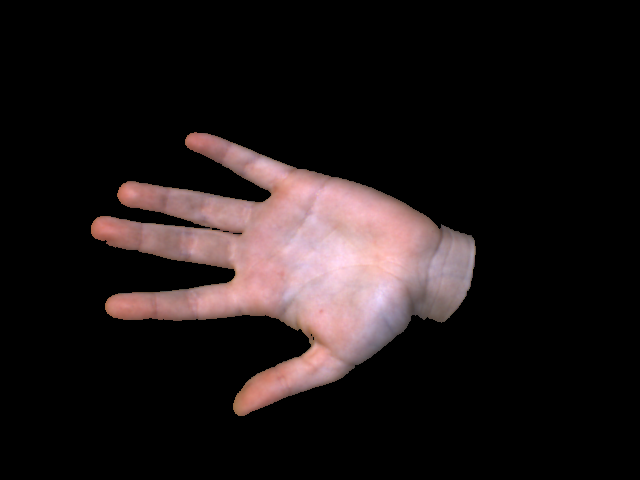
#> input picture Spring2021/hand_1.png, 640 x 480 px
$ jupyter execute AlexConvexHull.ipynb
#> lines starting #> are read from the running program, lines starting #| are printed output that depends on the picture; after the words box and inside, x2 and y2 are one past the last pixel; in counts of white or black regions, pixels touching at a corner belong together
[cell 1]
#code obtained from https://medium.com/analytics-vidhya/hand-detection-and-finger-counting-using-opencv-python-5b594704eb08
import cv2
import numpy
from matplotlib import pyplot as plt

img = cv2.imread("hand_1.png")
#> img is the input picture: shape (480, 640, 3); mean B, G, R 24.3, 24, 31.3


hsvim = cv2.cvtColor(img, cv2.COLOR_BGR2HSV)
#> hsvim: shape (480, 640, 3); mean H, S, V 15.5, 10.5, 31.3
lower = numpy.array([0, 48, 80], dtype = "uint8")
upper = numpy.array([20, 255, 255], dtype = "uint8")
skinRegionHSV = cv2.inRange(hsvim, lower, upper)
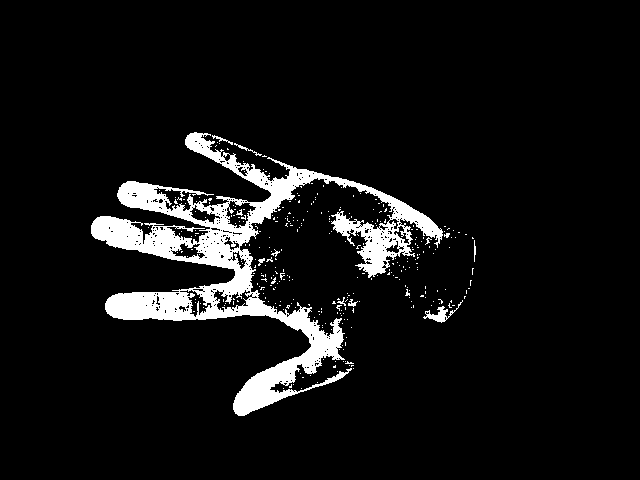
#> skinRegionHSV: shape (480, 640); 7.3% white; 324 white regions (313 under 20 px), largest, box (x1, y1, x2, y2) and area: (91, 132, 443, 416) 21043, (423, 300, 463, 323) 231, (234, 143, 262, 156) 57
blurred = cv2.blur(skinRegionHSV, (2,2))
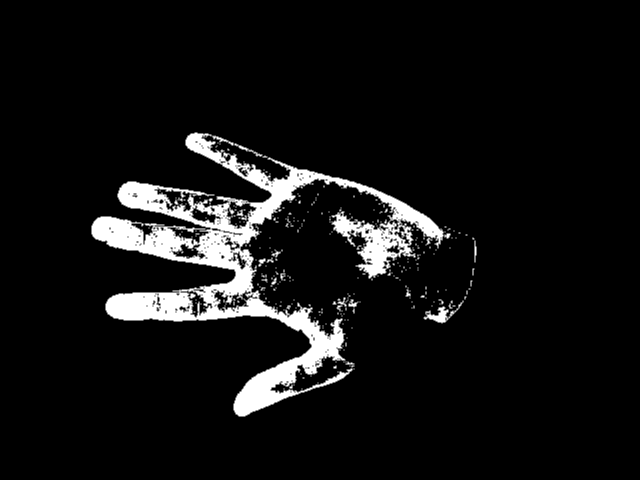
#> blurred: shape (480, 640); min 0, max 255, mean 18.5
ret,thresh = cv2.threshold(blurred,0,255,cv2.THRESH_BINARY)
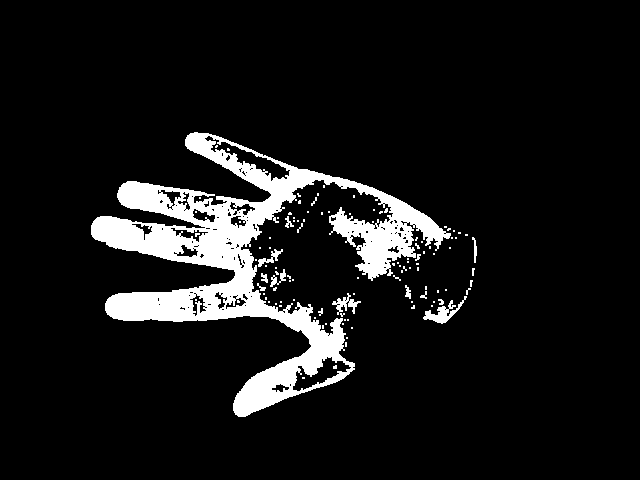
#> thresh: shape (480, 640); 9.1% white; 110 white regions (94 under 20 px)


cv2.imwrite("thresh.jpg", thresh)
contours, hierarchy = cv2.findContours(thresh, cv2.RETR_TREE, cv2.CHAIN_APPROX_SIMPLE)
#> contours = 245 contours, 215 with area under 20; largest, box (x1, y1, x2, y2) and area: (91, 132, 451, 417) 27970, (204, 135, 291, 182) 993, (292, 356, 352, 392) 875, (423, 296, 467, 324) 302, (170, 227, 209, 243) 224
contours = max(contours, key=lambda x: cv2.contourArea(x))
#> contours = contour of 1641 points, box (x1, y1, x2, y2) (91, 132, 451, 417), area 27970
cv2.drawContours(img, [contours], -1, (255,255,0), 2)
cv2.imwrite("contours.jpg", img)
hull = cv2.convexHull(contours)
#> hull = contour of 29 points, box (x1, y1, x2, y2) (91, 132, 451, 417), area 65424
cv2.drawContours(img, [hull], -1, (0,255,255), 2)
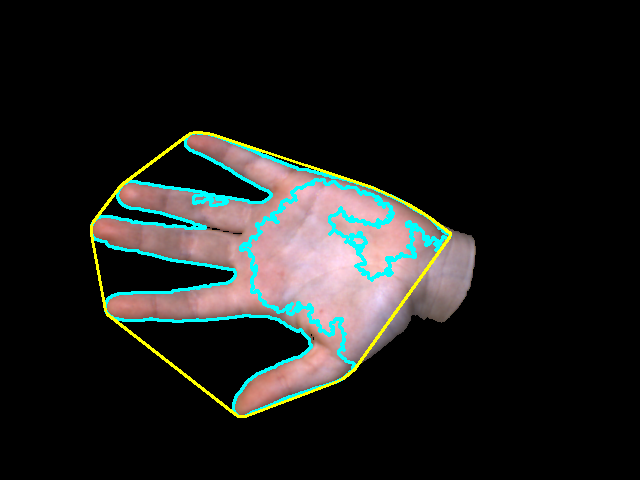
#> img: shape (480, 640, 3); mean B, G, R 28.2, 30.3, 29.6
cv2.imwrite("hull.jpg", img)
hull = cv2.convexHull(contours, returnPoints = False)
#> hull = 29 values, max 1640 at index 0, min 0 at index 28, mean 830.3
defects = cv2.convexityDefects(contours, hull)
#> defects = 25 rows, first 6: [0, 2, 1, 186], [2, 4, 3, 142], [4, 166, 78, 25395], [166, 170, 168, 181], [170, 262, 225, 23709], [262, 266, 263, 114]

if defects is not None:
    cnt = 0

for i in range(defects.shape[0]):
    s,e,f,d = defects[i][0]
    start = tuple(contours[s][0])
    end = tuple(contours[e][0])
    far = tuple(contours[f][0])
    a = numpy.sqrt((end[0] - start[0]) ** 2 + (end[1] - start[1]) ** 2)
    b = numpy.sqrt((far[0] - start[0]) ** 2 + (far[1] - start[1]) ** 2)
    c = numpy.sqrt((end[0] - far[0]) ** 2 + (end[1] - far[1]) ** 2)
    angle = numpy.arccos((b ** 2 + c **2 - a ** 2) / (2 * b * c))
    if angle <= numpy.pi / 2:
        cnt = cnt + 1
        cv2.circle(img, far, 4, [0,0,255], -1)
#> this loop made 25 passes
#> (s, e, f, d, start, end, far, a) on passes 1 to 10: (0, 2, 1, 186, (194, 132), (190, 133), (193, 133), 4.12), (2, 4, 3, 142, (190, 133), (187, 135), (188, 135), 3.61), (4, 166, 78, 25395, (187, 135), (123, 183), (267, 199), 80), (166, 170, 168, 181, (123, 183), (119, 187), (121, 186), 5.66), (170, 262, 225, 23709, (119, 187), (93, 221), (205, 227), 42.8), (262, 266, 263, 114, (93, 221), (91, 225), (93, 222), 4.47), (267, 375, 330, 34492, (91, 234), (105, 310), (235, 272), 77.28), (375, 379, 376, 114, (105, 310), (107, 314), (106, 311), 4.47), (379, 501, 434, 27392, (107, 314), (235, 414), (300, 329), 162.4), (501, 503, 502, 142, (235, 414), (238, 416), (236, 414), 3.61)
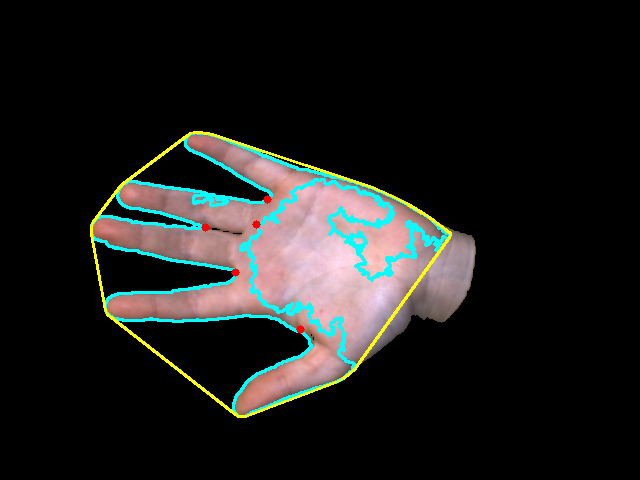
#> img: shape (480, 640, 3); 0.08% of pixels changed, all inside (x1, y1, x2, y2) = (201, 195, 305, 334)
#> after the loop, cnt = 5
if cnt > 0:
    cnt  = cnt + 1
#> cnt = 6
cv2.putText(img, str(cnt), (0,50), cv2.FONT_HERSHEY_SIMPLEX,1,(255,0,0), 2, cv2.LINE_AA)
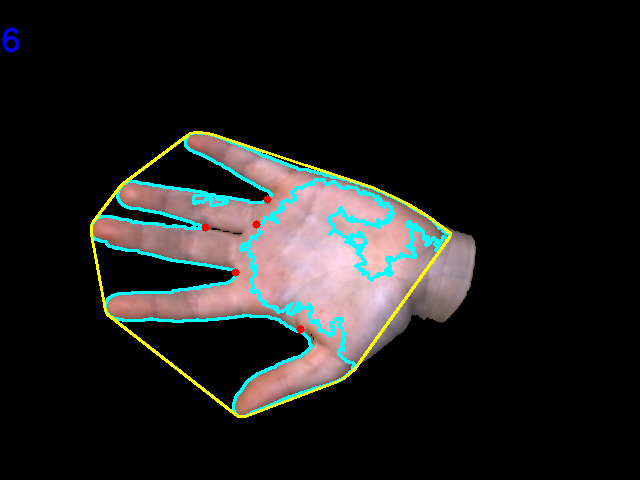
#> img: shape (480, 640, 3); 0.1% of pixels changed, all inside (x1, y1, x2, y2) = (2, 27, 20, 53)

cv2.imwrite("final_result.jpg", img)

imgplot = plt.imshow(img)

$ run again, with Spring2021/hand_11.png copied over Spring2021/hand_1.png
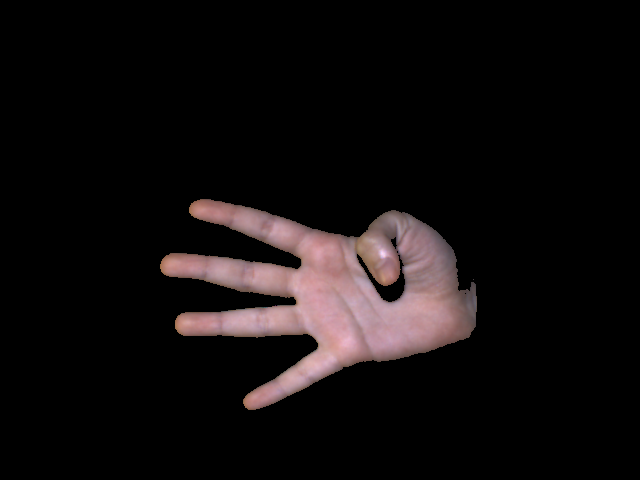
#> input picture Spring2021/hand_11.png, 640 x 480 px
#> img is the input picture: shape (480, 640, 3); mean B, G, R 14.2, 13.9, 17.9
#> hsvim: shape (480, 640, 3); mean H, S, V 12.4, 6.4, 17.9
#> skinRegionHSV: shape (480, 640); 3.4% white; 286 white regions (269 under 20 px), largest, box (x1, y1, x2, y2) and area: (160, 199, 319, 309) 3170, (243, 271, 475, 410) 2795, (352, 210, 406, 286) 1398
#> thresh: shape (480, 640); 4.8% white; 100 white regions (83 under 20 px)
#> `contours, hierarchy = cv2.findContours(thresh, cv2.RETR_TREE, cv2.CHAI..`: contours = 154 contours, 138 with area under 20; largest, box (x1, y1, x2, y2) and area: (160, 199, 407, 310) 9541, (175, 271, 476, 411) 6750, (212, 209, 347, 276) 2582, (255, 351, 341, 407) 1344, (368, 236, 398, 275) 517
#> `contours = max(contours, key=lambda x: cv2.contourArea(x))`: contours = contour of 868 points, box (x1, y1, x2, y2) (160, 199, 407, 310), area 9541
#> `hull = cv2.convexHull(contours)`: hull = contour of 23 points, box (x1, y1, x2, y2) (160, 199, 407, 310), area 21864
#> `hull = cv2.convexHull(contours, returnPoints = False)`: hull = 23 values, max 867 at index 0, min 0 at index 22, mean 465.4
#> defects = 19 rows, first 6: [0, 4, 1, 162], [4, 6, 5, 142], [6, 320, 94, 32305], [320, 322, 321, 114], [322, 324, 323, 162], [325, 327, 326, 162]
#> the loop `for i in range(defects.shape[0]):` made 19 passes
#> (s, e, f, d, start, end, far, a) on passes 1 to 7: (0, 4, 1, 162, (200, 199), (194, 201), (199, 200), 6.32), (4, 6, 5, 142, (194, 201), (191, 203), (192, 203), 3.61), (6, 320, 94, 32305, (191, 203), (162, 259), (301, 265), 63.06), (320, 322, 321, 114, (162, 259), (161, 261), (162, 260), 2.24), (322, 324, 323, 162, (161, 261), (160, 264), (161, 263), 3.16), (325, 327, 326, 162, (160, 269), (161, 272), (161, 270), 3.16), (328, 330, 329, 114, (164, 275), (166, 276), (165, 275), 2.24)
#> after the loop `for i in range(defects.shape[0]):`:
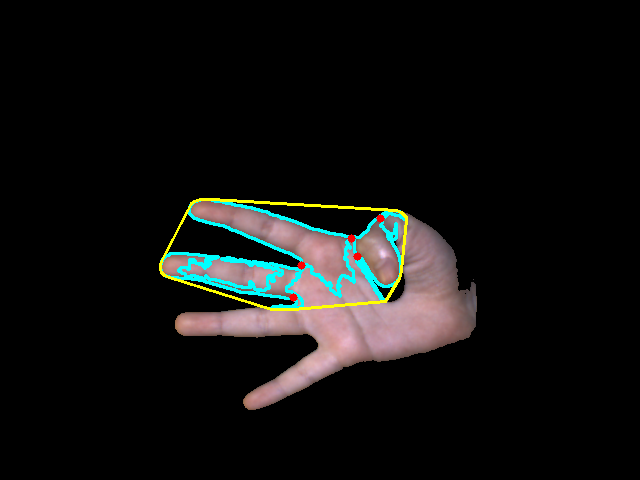
#> img: shape (480, 640, 3); mean B, G, R 16.4, 17.5, 17.6
#> after the loop `for i in range(defects.shape[0]):`: cnt = 5
#> `cnt  = cnt + 1`: cnt = 6
#> `cv2.putText(img, str(cnt), (0,50), cv2.FONT_HERSHEY_SIMPLEX,1,(255,0,0..`:
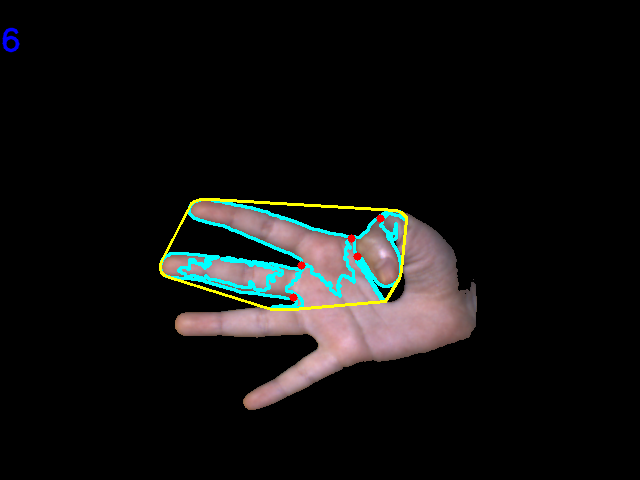
#> img: shape (480, 640, 3); 0.1% of pixels changed, all inside (x1, y1, x2, y2) = (2, 27, 20, 53)

$ run again, with Spring2021/hand_12.png copied over Spring2021/hand_1.png
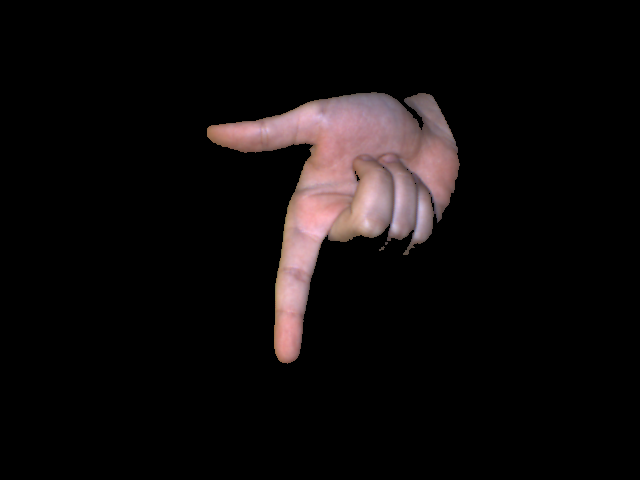
#> input picture Spring2021/hand_12.png, 640 x 480 px
#> img is the input picture: shape (480, 640, 3); mean B, G, R 12.2, 12, 15.7
#> hsvim: shape (480, 640, 3); mean H, S, V 9.6, 5.8, 15.7
#> `skinRegionHSV = cv2.inRange(hsvim, lower, upper)`:
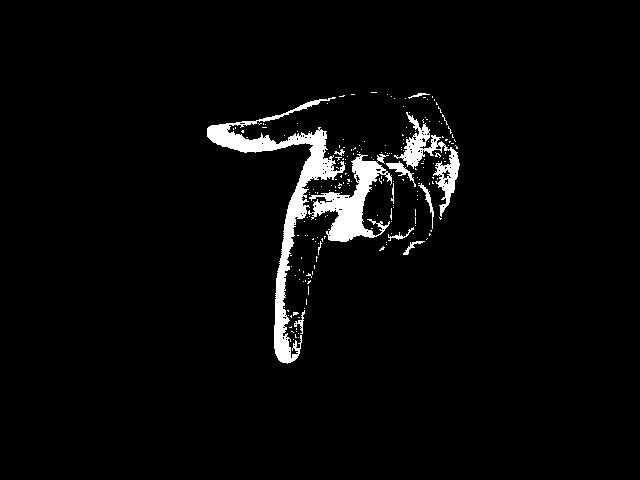
#> skinRegionHSV: shape (480, 640); 3.5% white; 211 white regions (200 under 20 px), largest, box (x1, y1, x2, y2) and area: (207, 97, 345, 364) 5078, (308, 154, 392, 242) 2740, (394, 112, 460, 217) 1598
#> thresh: shape (480, 640); 4.5% white; 72 white regions (61 under 20 px)
#> `contours, hierarchy = cv2.findContours(thresh, cv2.RETR_TREE, cv2.CHAI..`: contours = 121 contours, 108 with area under 20; largest, box (x1, y1, x2, y2) and area: (207, 96, 461, 365) 12796, (362, 174, 394, 236) 1206, (418, 183, 435, 237) 164, (386, 209, 417, 246) 117, (403, 238, 429, 256) 95
#> `contours = max(contours, key=lambda x: cv2.contourArea(x))`: contours = contour of 1425 points, box (x1, y1, x2, y2) (207, 96, 461, 365), area 12796
#> `hull = cv2.convexHull(contours)`: hull = contour of 30 points, box (x1, y1, x2, y2) (207, 96, 461, 365), area 43238
#> `hull = cv2.convexHull(contours, returnPoints = False)`: hull = 30 values, max 1424 at index 0, min 0 at index 29, mean 1005.5
#> defects = 23 rows, first 6: [0, 614, 325, 29641], [614, 618, 617, 311], [618, 620, 619, 201], [620, 668, 647, 1679], [668, 670, 669, 114], [672, 784, 715, 24961]
#> the loop `for i in range(defects.shape[0]):` made 23 passes
#> (s, e, f, d, start, end, far, a) on passes 1 to 6: (0, 614, 325, 29641, (432, 96), (332, 97), (311, 213), 100), (614, 618, 617, 311, (332, 97), (319, 99), (327, 99), 13.15), (618, 620, 619, 201, (319, 99), (314, 100), (318, 100), 5.1), (620, 668, 647, 1679, (314, 100), (211, 125), (280, 115), 106), (668, 670, 669, 114, (211, 125), (209, 126), (210, 126), 2.24), (672, 784, 715, 24961, (207, 137), (275, 354), (312, 146), 227.4)
#> after the loop `for i in range(defects.shape[0]):`: cnt = 2
#> `cnt  = cnt + 1`: cnt = 3
#> `cv2.putText(img, str(cnt), (0,50), cv2.FONT_HERSHEY_SIMPLEX,1,(255,0,0..`:
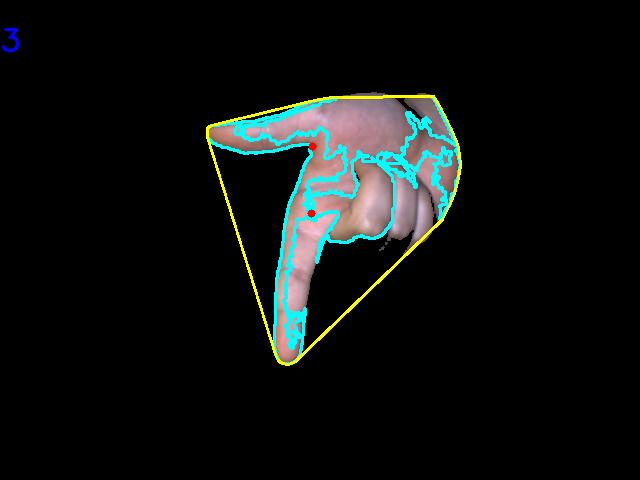
#> img: shape (480, 640, 3); mean B, G, R 15.6, 17.3, 14.2

$ run again, with Spring2021/hand_2.png copied over Spring2021/hand_1.png
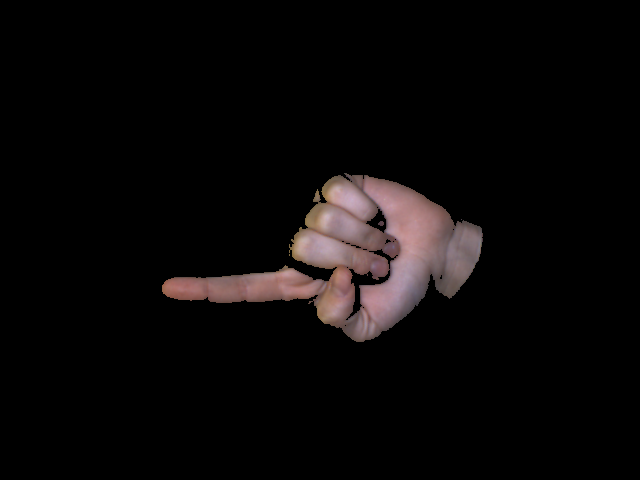
#> input picture Spring2021/hand_2.png, 640 x 480 px
#> img is the input picture: shape (480, 640, 3); mean B, G, R 8.6, 8.6, 11
#> hsvim: shape (480, 640, 3); mean H, S, V 6.7, 4.7, 11
#> `skinRegionHSV = cv2.inRange(hsvim, lower, upper)`:
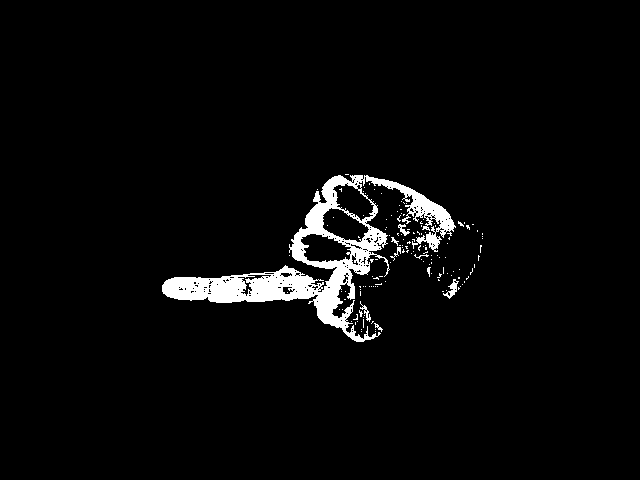
#> skinRegionHSV: shape (480, 640); 3.5% white; 141 white regions (132 under 20 px), largest, box (x1, y1, x2, y2) and area: (162, 175, 456, 342) 10019, (443, 279, 459, 299) 115, (360, 301, 371, 322) 63
#> thresh: shape (480, 640); 4.5% white; 43 white regions (34 under 20 px)
#> `contours, hierarchy = cv2.findContours(thresh, cv2.RETR_TREE, cv2.CHAI..`: contours = 121 contours, 101 with area under 20; largest, box (x1, y1, x2, y2) and area: (162, 174, 457, 343) 15422, (301, 234, 351, 263) 940, (323, 209, 369, 243) 902, (334, 184, 374, 221) 784, (354, 313, 376, 339) 284
#> `contours = max(contours, key=lambda x: cv2.contourArea(x))`: contours = contour of 888 points, box (x1, y1, x2, y2) (162, 174, 457, 343), area 15422
#> `hull = cv2.convexHull(contours)`: hull = contour of 31 points, box (x1, y1, x2, y2) (162, 174, 457, 343), area 29399
#> `hull = cv2.convexHull(contours, returnPoints = False)`: hull = 31 values, max 887 at index 0, min 0 at index 30, mean 459.4
#> defects = 25 rows, first 6: [0, 16, 7, 1991], [16, 18, 17, 186], [18, 20, 19, 114], [20, 181, 124, 22083], [182, 184, 183, 142], [185, 187, 186, 114]
#> the loop `for i in range(defects.shape[0]):` made 25 passes
#> (s, e, f, d, start, end, far, a) on passes 1 to 7: (0, 16, 7, 1991, (345, 174), (338, 175), (351, 181), 7.07), (16, 18, 17, 186, (338, 175), (334, 176), (337, 176), 4.12), (18, 20, 19, 114, (334, 176), (332, 177), (333, 177), 2.24), (20, 181, 124, 22083, (332, 177), (166, 280), (328, 281), 195.4), (182, 184, 183, 142, (164, 282), (162, 285), (164, 283), 3.61), (185, 187, 186, 114, (162, 292), (163, 294), (163, 293), 2.24), (187, 189, 188, 154, (163, 294), (167, 297), (164, 294), 5)
#> after the loop `for i in range(defects.shape[0]):`: cnt = 2
#> `cnt  = cnt + 1`: cnt = 3
#> `cv2.putText(img, str(cnt), (0,50), cv2.FONT_HERSHEY_SIMPLEX,1,(255,0,0..`:
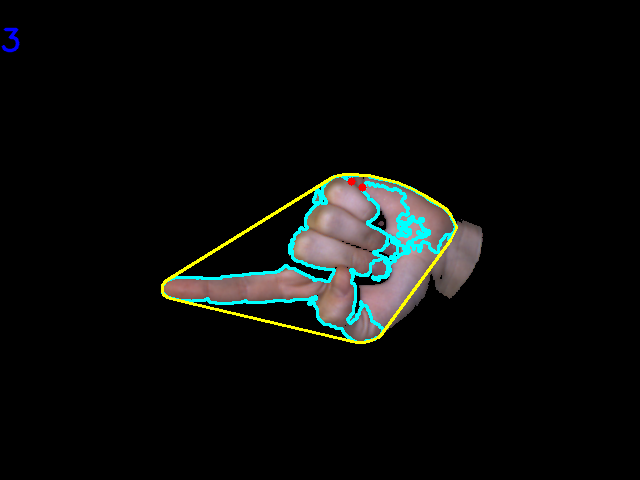
#> img: shape (480, 640, 3); mean B, G, R 11.3, 13, 11.2
